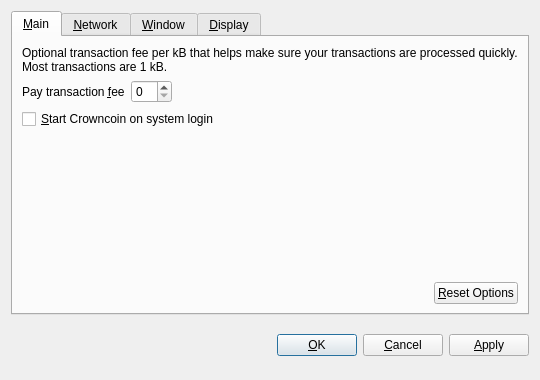
<?xml version="1.0" encoding="UTF-8"?>
<ui version="4.0">
 <class>OptionsDialog</class>
 <widget class="QDialog" name="OptionsDialog">
  <property name="geometry">
   <rect>
    <x>0</x>
    <y>0</y>
    <width>540</width>
    <height>380</height>
   </rect>
  </property>
  <property name="windowTitle">
   <string>Options</string>
  </property>
  <property name="modal">
   <bool>true</bool>
  </property>
  <layout class="QVBoxLayout" name="verticalLayout">
   <item>
    <widget class="QTabWidget" name="tabWidget">
     <property name="tabPosition">
      <enum>QTabWidget::North</enum>
     </property>
     <property name="currentIndex">
      <number>0</number>
     </property>
     <widget class="QWidget" name="tabMain">
      <attribute name="title">
       <string>&amp;Main</string>
      </attribute>
      <layout class="QVBoxLayout" name="verticalLayout_Main">
       <item>
        <widget class="QLabel" name="transactionFeeInfoLabel">
         <property name="text">
          <string>Optional transaction fee per kB that helps make sure your transactions are processed quickly. Most transactions are 1 kB.</string>
         </property>
         <property name="textFormat">
          <enum>Qt::PlainText</enum>
         </property>
         <property name="wordWrap">
          <bool>true</bool>
         </property>
        </widget>
       </item>
       <item>
        <layout class="QHBoxLayout" name="horizontalLayout_1_Main">
         <item>
          <widget class="QLabel" name="transactionFeeLabel">
           <property name="text">
            <string>Pay transaction &amp;fee</string>
           </property>
           <property name="textFormat">
            <enum>Qt::PlainText</enum>
           </property>
           <property name="buddy">
            <cstring>transactionFee</cstring>
           </property>
          </widget>
         </item>
         <item>
          <widget class="BitcoinAmountField" name="transactionFee"/>
         </item>
         <item>
          <spacer name="horizontalSpacer_1_Main">
           <property name="orientation">
            <enum>Qt::Horizontal</enum>
           </property>
           <property name="sizeHint" stdset="0">
            <size>
             <width>40</width>
             <height>20</height>
            </size>
           </property>
          </spacer>
         </item>
        </layout>
       </item>
       <item>
        <widget class="QCheckBox" name="bitcoinAtStartup">
         <property name="toolTip">
          <string>Automatically start Crowncoin after logging in to the system.</string>
         </property>
         <property name="text">
          <string>&amp;Start Crowncoin on system login</string>
         </property>
        </widget>
       </item>
       <item>
        <spacer name="verticalSpacer_Main">
         <property name="orientation">
          <enum>Qt::Vertical</enum>
         </property>
         <property name="sizeHint" stdset="0">
          <size>
           <width>20</width>
           <height>40</height>
          </size>
         </property>
        </spacer>
       </item>
       <item>
        <layout class="QHBoxLayout" name="horizontalLayout_2_Main">
         <item>
          <spacer name="horizontalSpacer_2_Main">
           <property name="orientation">
            <enum>Qt::Horizontal</enum>
           </property>
           <property name="sizeHint" stdset="0">
            <size>
             <width>40</width>
             <height>20</height>
            </size>
           </property>
          </spacer>
         </item>
         <item>
          <widget class="QPushButton" name="resetButton">
           <property name="toolTip">
            <string>Reset all client options to default.</string>
           </property>
           <property name="text">
            <string>&amp;Reset Options</string>
           </property>
           <property name="autoDefault">
            <bool>false</bool>
           </property>
          </widget>
         </item>
        </layout>
       </item>
      </layout>
     </widget>
     <widget class="QWidget" name="tabNetwork">
      <attribute name="title">
       <string>&amp;Network</string>
      </attribute>
      <layout class="QVBoxLayout" name="verticalLayout_Network">
       <item>
        <widget class="QCheckBox" name="mapPortUpnp">
         <property name="toolTip">
          <string>Automatically open the Crowncoin client port on the router. This only works when your router supports UPnP and it is enabled.</string>
         </property>
         <property name="text">
          <string>Map port using &amp;UPnP</string>
         </property>
        </widget>
       </item>
       <item>
        <widget class="QCheckBox" name="connectSocks">
         <property name="toolTip">
          <string>Connect to the Crowncoin network through a SOCKS proxy (e.g. when connecting through Tor).</string>
         </property>
         <property name="text">
          <string>&amp;Connect through SOCKS proxy:</string>
         </property>
        </widget>
       </item>
       <item>
        <layout class="QHBoxLayout" name="horizontalLayout_Network">
         <item>
          <widget class="QLabel" name="proxyIpLabel">
           <property name="text">
            <string>Proxy &amp;IP:</string>
           </property>
           <property name="textFormat">
            <enum>Qt::PlainText</enum>
           </property>
           <property name="buddy">
            <cstring>proxyIp</cstring>
           </property>
          </widget>
         </item>
         <item>
          <widget class="QValidatedLineEdit" name="proxyIp">
           <property name="maximumSize">
            <size>
             <width>140</width>
             <height>16777215</height>
            </size>
           </property>
           <property name="toolTip">
            <string>IP address of the proxy (e.g. 127.0.0.1)</string>
           </property>
          </widget>
         </item>
         <item>
          <widget class="QLabel" name="proxyPortLabel">
           <property name="text">
            <string>&amp;Port:</string>
           </property>
           <property name="textFormat">
            <enum>Qt::PlainText</enum>
           </property>
           <property name="buddy">
            <cstring>proxyPort</cstring>
           </property>
          </widget>
         </item>
         <item>
          <widget class="QLineEdit" name="proxyPort">
           <property name="maximumSize">
            <size>
             <width>55</width>
             <height>16777215</height>
            </size>
           </property>
           <property name="toolTip">
            <string>Port of the proxy (e.g. 9050)</string>
           </property>
          </widget>
         </item>
         <item>
          <widget class="QLabel" name="socksVersionLabel">
           <property name="text">
            <string>SOCKS &amp;Version:</string>
           </property>
           <property name="textFormat">
            <enum>Qt::PlainText</enum>
           </property>
           <property name="buddy">
            <cstring>socksVersion</cstring>
           </property>
          </widget>
         </item>
         <item>
          <widget class="QValueComboBox" name="socksVersion">
           <property name="toolTip">
            <string>SOCKS version of the proxy (e.g. 5)</string>
           </property>
          </widget>
         </item>
         <item>
          <spacer name="horizontalSpacer_Network">
           <property name="orientation">
            <enum>Qt::Horizontal</enum>
           </property>
           <property name="sizeHint" stdset="0">
            <size>
             <width>40</width>
             <height>20</height>
            </size>
           </property>
          </spacer>
         </item>
        </layout>
       </item>
       <item>
        <spacer name="verticalSpacer_Network">
         <property name="orientation">
          <enum>Qt::Vertical</enum>
         </property>
         <property name="sizeHint" stdset="0">
          <size>
           <width>20</width>
           <height>40</height>
          </size>
         </property>
        </spacer>
       </item>
      </layout>
     </widget>
     <widget class="QWidget" name="tabWindow">
      <attribute name="title">
       <string>&amp;Window</string>
      </attribute>
      <layout class="QVBoxLayout" name="verticalLayout_Window">
       <item>
        <widget class="QCheckBox" name="minimizeToTray">
         <property name="toolTip">
          <string>Show only a tray icon after minimizing the window.</string>
         </property>
         <property name="text">
          <string>&amp;Minimize to the tray instead of the taskbar</string>
         </property>
        </widget>
       </item>
       <item>
        <widget class="QCheckBox" name="minimizeOnClose">
         <property name="toolTip">
          <string>Minimize instead of exit the application when the window is closed. When this option is enabled, the application will be closed only after selecting Quit in the menu.</string>
         </property>
         <property name="text">
          <string>M&amp;inimize on close</string>
         </property>
        </widget>
       </item>
       <item>
        <spacer name="verticalSpacer_Window">
         <property name="orientation">
          <enum>Qt::Vertical</enum>
         </property>
         <property name="sizeHint" stdset="0">
          <size>
           <width>20</width>
           <height>40</height>
          </size>
         </property>
        </spacer>
       </item>
      </layout>
     </widget>
     <widget class="QWidget" name="tabDisplay">
      <attribute name="title">
       <string>&amp;Display</string>
      </attribute>
      <layout class="QVBoxLayout" name="verticalLayout_Display">
       <item>
        <layout class="QHBoxLayout" name="horizontalLayout_1_Display">
         <item>
          <widget class="QLabel" name="langLabel">
           <property name="text">
            <string>User Interface &amp;language:</string>
           </property>
           <property name="textFormat">
            <enum>Qt::PlainText</enum>
           </property>
           <property name="buddy">
            <cstring>lang</cstring>
           </property>
          </widget>
         </item>
         <item>
          <widget class="QValueComboBox" name="lang">
           <property name="toolTip">
            <string>The user interface language can be set here. This setting will take effect after restarting Crowncoin.</string>
           </property>
          </widget>
         </item>
        </layout>
       </item>
       <item>
        <layout class="QHBoxLayout" name="horizontalLayout_2_Display">
         <item>
          <widget class="QLabel" name="unitLabel">
           <property name="text">
            <string>&amp;Unit to show amounts in:</string>
           </property>
           <property name="textFormat">
            <enum>Qt::PlainText</enum>
           </property>
           <property name="buddy">
            <cstring>unit</cstring>
           </property>
          </widget>
         </item>
         <item>
          <widget class="QValueComboBox" name="unit">
           <property name="toolTip">
            <string>Choose the default subdivision unit to show in the interface and when sending coins.</string>
           </property>
          </widget>
         </item>
        </layout>
       </item>
       <item>
        <widget class="QCheckBox" name="displayAddresses">
         <property name="toolTip">
          <string>Whether to show Crowncoin addresses in the transaction list or not.</string>
         </property>
         <property name="text">
          <string>&amp;Display addresses in transaction list</string>
         </property>
        </widget>
       </item>
       <item>
        <spacer name="verticalSpacer_Display">
         <property name="orientation">
          <enum>Qt::Vertical</enum>
         </property>
         <property name="sizeHint" stdset="0">
          <size>
           <width>20</width>
           <height>40</height>
          </size>
         </property>
        </spacer>
       </item>
      </layout>
     </widget>
    </widget>
   </item>
   <item>
    <layout class="QHBoxLayout" name="horizontalLayout_Buttons">
     <item>
      <spacer name="horizontalSpacer_1">
       <property name="orientation">
        <enum>Qt::Horizontal</enum>
       </property>
       <property name="sizeHint" stdset="0">
        <size>
         <width>40</width>
         <height>48</height>
        </size>
       </property>
      </spacer>
     </item>
     <item>
      <widget class="QLabel" name="statusLabel">
       <property name="font">
        <font>
         <weight>75</weight>
         <bold>true</bold>
        </font>
       </property>
       <property name="text">
        <string/>
       </property>
       <property name="textFormat">
        <enum>Qt::PlainText</enum>
       </property>
       <property name="wordWrap">
        <bool>true</bool>
       </property>
      </widget>
     </item>
     <item>
      <spacer name="horizontalSpacer_2">
       <property name="orientation">
        <enum>Qt::Horizontal</enum>
       </property>
       <property name="sizeHint" stdset="0">
        <size>
         <width>40</width>
         <height>48</height>
        </size>
       </property>
      </spacer>
     </item>
     <item>
      <widget class="QPushButton" name="okButton">
       <property name="text">
        <string>&amp;OK</string>
       </property>
      </widget>
     </item>
     <item>
      <widget class="QPushButton" name="cancelButton">
       <property name="text">
        <string>&amp;Cancel</string>
       </property>
       <property name="autoDefault">
        <bool>false</bool>
       </property>
      </widget>
     </item>
     <item>
      <widget class="QPushButton" name="applyButton">
       <property name="text">
        <string>&amp;Apply</string>
       </property>
       <property name="autoDefault">
        <bool>false</bool>
       </property>
      </widget>
     </item>
    </layout>
   </item>
  </layout>
 </widget>
 <customwidgets>
  <customwidget>
   <class>BitcoinAmountField</class>
   <extends>QSpinBox</extends>
   <header>bitcoinamountfield.h</header>
  </customwidget>
  <customwidget>
   <class>QValueComboBox</class>
   <extends>QComboBox</extends>
   <header>qvaluecombobox.h</header>
  </customwidget>
  <customwidget>
   <class>QValidatedLineEdit</class>
   <extends>QLineEdit</extends>
   <header>qvalidatedlineedit.h</header>
  </customwidget>
 </customwidgets>
 <resources/>
 <connections/>
</ui>
